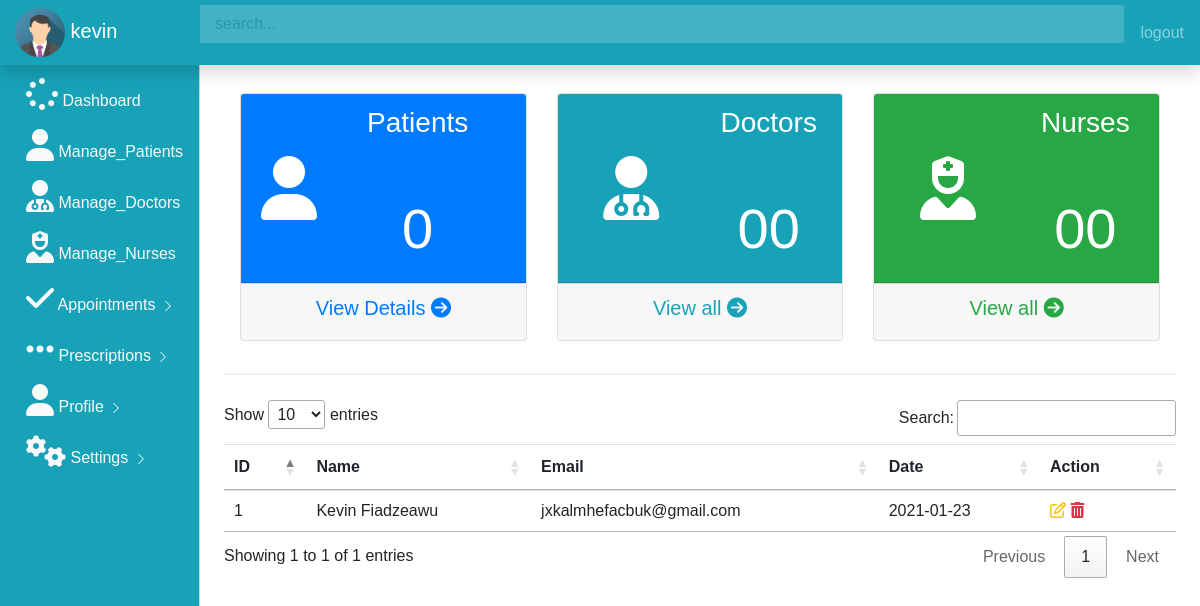
The app's page /get_all_appointments (signed in), older data.
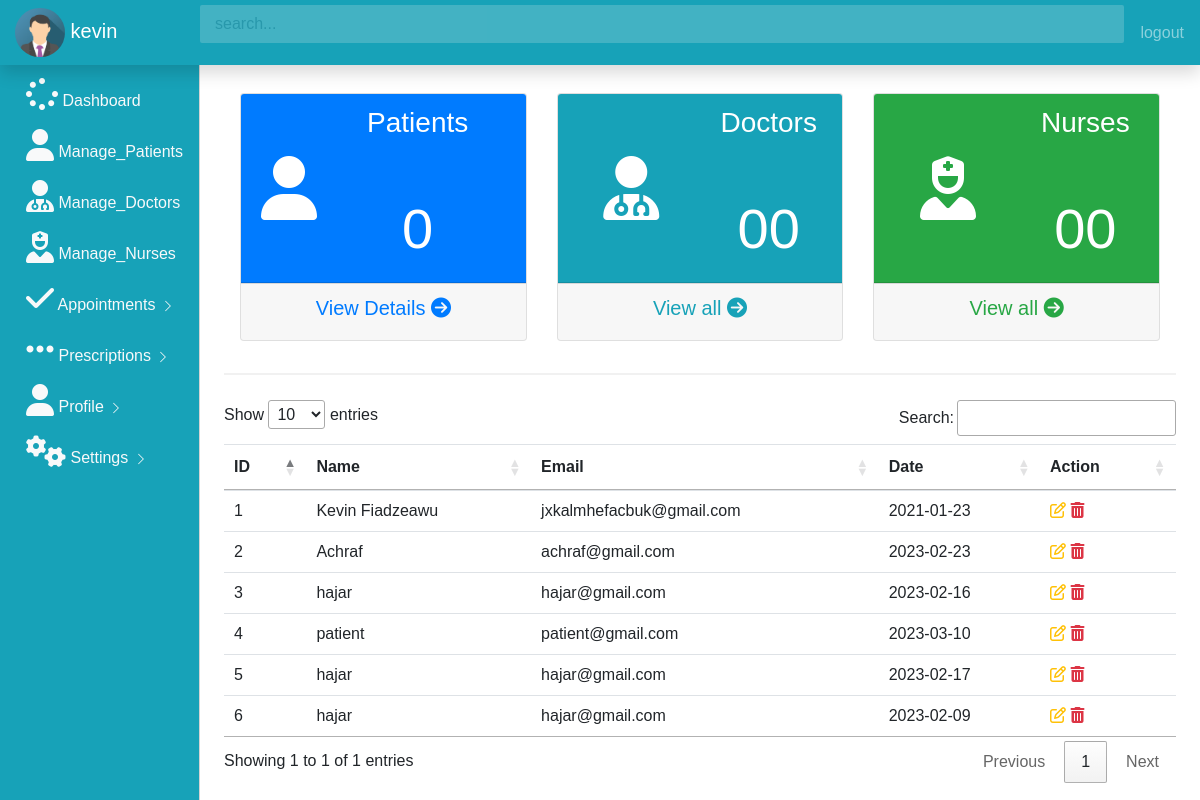
The same page, newer data.
### app.py (models this page shows, shortened)
class User(UserMixin, db.Model):
    id = db.Column(db.Integer, primary_key=True)
    username = db.Column(db.String(100))
    email = db.Column(db.String(100), unique=True)
    password = db.Column(db.String(100))
    doctor = db.Column(db.Boolean)
    admin = db.Column(db.Boolean)
    work = db.Column(db.String(100))
    country = db.Column(db.String(100))
    image = db.Column(db.String(100))
    @property
    def unhashed_password(self):
        raise AttributeError('cannot view unhased password')
    appointment_by = db.relationship('Appointments',
                                     foreign_keys='Appointments.asked_by_id',
                                     backref='asker',
                                     lazy=True
                                     )
    Receive_by = db.relationship('Notiication',
                                 foreign_keys='Notiication.receive_by_id',
                                 backref='reciever',
                                 lazy=True
                                 )
    Sender_by = db.relationship('Notiication',
                                foreign_keys='Notiication.doctor_id',
                                backref='sender',
                                lazy=True
                                )
    answers_requested = db.relationship('Appointments',
                                        foreign_keys='Appointments.doctor_id',
                                        backref='expert',
                                        lazy=True
                                        )

class Appointments(db.Model):
    id = db.Column(db.Integer, primary_key=True)
    name = db.Column(db.String(100))
    email = db.Column(db.String(100))
    date = db.Column(db.String(100))
    asked_by_id = db.Column(db.Integer, db.ForeignKey('user.id'))
    doctor_id = db.Column(db.Integer, db.ForeignKey('user.id'))

### app.py (the view)
@app.route('/get_all_appointments')  # 200
@login_required
def get_all_appointments():
    admin_appointees = Appointments.query.all()
    owner = User.query.filter_by(
        email=current_user.email, password=current_user.password, admin=True).first()
    if not owner:
        flash("The logins provided is not an admin!")
        return redirect(url_for('home'))
    else:
        return render_template('get_all_appointments.html', appointees=admin_appointees)

### app.py (called while the page is built)
@login_manager.user_loader
def load_user(user_id):
    return User.query.get(int(user_id))

### templates/get_all_appointments.html (shortened to what this page needs)
{% include 'admin_dash.html' %}
{% block body %}
<main role="main" class="col-md-9 ml-sm-auto col-lg-10 px-4">
    <hr>
                 <table class=" table table-hover" id="myTable">
                <thead>
                    <tr>
                    <th>ID</th>
                    <th>Name</th>
                    <th>Email</th>
                    <th>Date</th>
                    <th>Action</th>
                </tr>
            </thead>
                {% for row in appointees %}
                <tbody id="myTable" >
                    <tr>
                    <td> {{row.id}}</td>
                    <td> {{row.name}}</td>
                    <td> {{row.email}}</td>
                    <td> {{row.date}}</td>
                    <td>
                        <a  class="text-warning" data-toggle="modal" href="/update/{{row.id}}" data-target="#modaledit{{row.id}}">
                            <i class ="	fa fa-edit fa-3"></i>
                        </a>
                        <a href="/delete/{{row.id}}" class="text-danger">
                            <i class ="	fa fa-trash fa-3"></i>
                        </a>
                    </td>
                </tr>
                </tbody>
                {% endfor %}
                 </table>
</main>
{% endblock %}

### templates/admin_dash.html (shortened to what this page needs)
<!doctype html>
<html lang="en">
  <head>
    <link rel="stylesheet" href="https://stackpath.bootstrapcdn.com/bootstrap/4.5.2/css/bootstrap.min.css">
    <link rel="stylesheet" href="./static/css/dashboard.css">
    <link rel="stylesheet" href="https://cdn.datatables.net/1.10.22/css/jquery.dataTables.min.css">
  </head>
  <body> {%block body%}
    <nav class="navbar navbar-dark bg-info fixed-top flex-md-nowrap p-0 shadow">
        <a class="navbar-brand col-sm-3 col-md-2 mr-0" href="#">
          <img src="{{url_for('static', filename ='img_avatar.png')}}" alt="Avatar" style="width:50px;border-radius: 50%;">
          {{current_user.username}}
          </a>
        <input type="text" class="form-control form-control-primary w-100" placeholder="search...">
        <ul class=" navbar-nav px-3">
            <li class="nav-item text-nowrap">
                <a class="nav-link" onclick="return confirm('Confirm logout') " href="{{url_for('home')}}">logout</a>
            </li>
        </ul>
      </nav>
      <div class="container-fluid">
        <div class="row">
            <div class  = "col-md-2 bg-info d-none d-md-block sidebar" style="color:white;">
                <div class="left-sidebar">
                    <ul class="nav flex-column sidebar-nav">
                        <li class="nav-item">
                        <a class="nav-link text-light" href="{{url_for('get_signin_admin')}}">
                          <i class ="fa fa-spinner fa-2x"></i> Dashboard
                        </a>
                        </li>
                        <li class="nav-item">
                          <a class="nav-link text-light" href="{{url_for('patients')}}">
                            <i class ="fa fa-user fa-2x"></i> Manage_Patients
                      </a>
                    </li>
                    <li class="nav-item">
                      <a class="nav-link text-light" href="{{url_for('doctors')}}">
                        <i class ="fa fa-user-md fa-2x"></i> Manage_Doctors
                  </a>
                </li>
                <li class="nav-item">
                  <a class="nav-link text-light" href="{{url_for('get_signin_admin')}}">
                    <i class ="fa fa-user-nurse fa-2x"></i> Manage_Nurses
              </a>
            </li>
                        <li class="nav-item">
                          <a class="nav-link text-light" href="{{url_for('get_all_appointments')}}">
                         <i class="fa fa-check fa-2x"></i> Appointments
                                     <svg class="bi bi-chevron-right" width="16" height="16" viewBox="0 0 20 20" fill="currentColor" xmlns="http://www.w3.org/2000/svg"><path fill-rule="evenodd" d="M6.646 3.646a.5.5 0 01.708 0l6 6a.5.5 0 010 .708l-6 6a.5.5 0 01-.708-.708L12.293 10 6.646 4.354a.5.5 0 010-.708z"/></svg>
                        </a>
                        </li>
                        <li class="nav-item">
                          <a class="nav-link text-light" href="">
                         <i class="fa fa-ellipsis-h fa-2x"></i> Prescriptions
                                     <svg class="bi bi-chevron-right" width="16" height="16" viewBox="0 0 20 20" fill="currentColor" xmlns="http://www.w3.org/2000/svg"><path fill-rule="evenodd" d="M6.646 3.646a.5.5 0 01.708 0l6 6a.5.5 0 010 .708l-6 6a.5.5 0 01-.708-.708L12.293 10 6.646 4.354a.5.5 0 010-.708z"/></svg>
                        </a>
                        </li>
                        <li class="nav-item">
                          <a class="nav-link text-light" href="{{url_for('profile_doctor')}}">
                          <i class="fa fa-user  fa-2x "></i> Profile
                            <svg class="bi bi-chevron-right" width="16" height="16" viewBox="0 0 20 20" fill="currentColor" xmlns="http://www.w3.org/2000/svg"><path fill-rule="evenodd" d="M6.646 3.646a.5.5 0 01.708 0l6 6a.5.5 0 010 .708l-6 6a.5.5 0 01-.708-.708L12.293 10 6.646 4.354a.5.5 0 010-.708z"/></svg>
                        </a>
                        </li>
                        <li class="nav-item">
                          <a class="nav-link text-light" href="">
                         <i class="fa fa-cogs fa-2x"></i> Settings
                                     <svg class="bi bi-chevron-right" width="16" height="16" viewBox="0 0 20 20" fill="currentColor" xmlns="http://www.w3.org/2000/svg"><path fill-rule="evenodd" d="M6.646 3.646a.5.5 0 01.708 0l6 6a.5.5 0 010 .708l-6 6a.5.5 0 01-.708-.708L12.293 10 6.646 4.354a.5.5 0 010-.708z"/></svg>
                        </a>
                        </li>
                      </ul>
                </div>
            </div>
            <main role="main" class="col-md-9 ml-sm-auto col-lg-10 px-4">
                <h3>Dashboard</h3>
                <div class="container">
                 <div class="row ">
                   <div class="col-md-4">
                     <div class="card text-center">
                       <div class = "card-header bg-primary text-white">
                        <div class="row align-items-center">
                          <div class="col-sm-3">
                            <i class="fa fa-user fa-4x"></i>
                          </div>
                          <div class="col">
                            <h3 >Patients</h3>
                          <br><br>
                            <h6 class ="display-4">0{{rows}}</h6>
                          </div>
                        </div>
                       </div>
                       <div class = "card-footer">
                        <h5>
                          <a  class ="text-primary" href="{{url_for('change_profile')}}" class="text-primary">View Details <i class="fa fa-arrow-circle-right"></i></i></a>
                        </h5>
                       </div>
                     </div>
                   </div>
                   <div class="col-md-4">
                    <div class="card text-center">
                      <div class = "card-header bg-info text-white">
                       <div class="row align-items-center">
                         <div class="col">
                           <i class="fa fa-user-md fa-4x"></i>
                         </div>
                         <div class="col">
                           <h3 >Doctors</h3>
                           <br><br>
                           <h6 class = "display-4" >00</h6>
                         </div>
                       </div>
                      </div>
                      <div class = "card-footer">
                       <h5>
                         <a href="#" class="text-info">View all <i class="fa fa-arrow-circle-right"></i></i></a>
                       </h5>
                      </div>
                    </div>
                  </div>
                  <div class="col-md-4">
                    <div class="card text-center">
                      <div class = "card-header bg-success text-white">
                       <div class="row align-items-center">
                         <div class="col">
                           <i class="fa fa-user-nurse fa-4x"></i>
                         </div>
                         <div class="col">
                           <h3 >Nurses</h3>
                           <br><br>
                           <h6 class = "display-4">00</span></h6>
                         </div>
                       </div>
                      </div>
                      <div class = "card-footer">
                       <h5>
                         <a href="#" class="text-success">View all <i class="fa fa-arrow-circle-right"></i></i></a>
                       </h5>
                      </div>
                    </div>
                  </div>
                 </div>
                    </div>
            </main>
        </div>
      </div>
    {% endblock %}
  </body>
</html>

### static/css/dashboard.css (style rules this page uses)
.form-control-primary { margin: 10px; opacity: 0.2; border-radius: 2px; }
.sidebar { position: fixed; top:0; left:0; bottom:0; z-index:100; padding: 70px 0 0 10px; border-right: 1px solid #d3d3d3; }
.sidebar-nav li .nav-link { color: #333; font-weight: 500; }
body { font-family: Arial, Helvetica, sans-serif; }
* { box-sizing: border-box; }
.container { padding: 16px; background-color: white; }
input[type=text], input[type=password] { width: 100%; padding: 15px; margin: 5px 0 22px 0; display: inline-block; border: none; background: #f1f1f1; }
hr { border: 1px solid #f1f1f1; margin-bottom: 25px; }
a { color: dodgerblue; }

Row changes from the older to the newer data that the page shows:
added Appointments: id "2", name "Achraf", email "achraf@gmail.com", date "2023-02-23"
added Appointments: id "3", name "hajar", email "hajar@gmail.com", date "2023-02-16"
added Appointments: id "4", name "patient", email "patient@gmail.com", date "2023-03-10"
added Appointments: id "5", name "hajar", email "hajar@gmail.com", date "2023-02-17"
added Appointments: id "6", name "hajar", email "hajar@gmail.com", date "2023-02-09"
